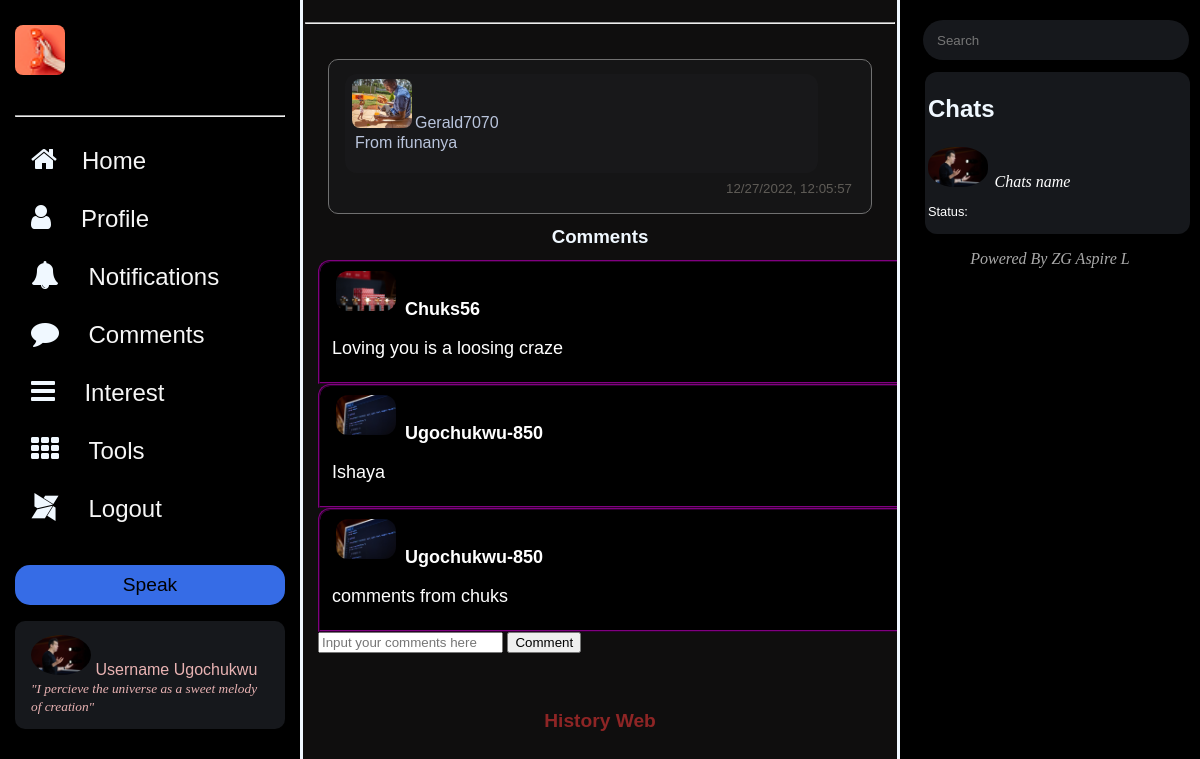
The page /comments/13 (signed in) on the database its author committed.
### tables this page shows
CREATE TABLE posts(user_id INTEGER , post TEXT, image_path TEXT ,time TEXT,  post_id INTEGER PRIMARY KEY AUTOINCREMENT, FOREIGN KEY(user_id) REFERENCES users(id));

CREATE TABLE users(id INTEGER PRIMARY KEY AUTOINCREMENT , name TEXT, username TEXT,nickname TEXT,  hash TEXT, quote TEXT, email TEXT, coverphoto_path TEXT, dp_path TEXT);

CREATE TABLE comments(post_id INTEGER, comment_id INTEGER PRIMARY KEY AUTOINCREMENT, commentors_user_id INTEGER, comment TEXT);

### app.py (the view, shortened to what this page needs)
@app.route("/comments/<post_id>", methods=["GET", "POST"])
@login_required
def comments(post_id):
   data = db.execute("SELECT * FROM posts WHERE post_id = ?", post_id)
   users_id = data[0]["user_id"]
   user_info = db.execute("SELECT * FROM users WHERE id = ?", users_id)
   for value in data:
       value["username"] = user_info[0]["username"]
       value["dp_path"] = user_info[0]["dp_path"]
   comments_user_info =  db.execute("SELECT * FROM users JOIN comments ON comments.commentors_user_id = users.id AND comments.post_id = ?  ORDER BY comments.comment_id DESC", post_id)
   print(comments_user_info)
   print(data[0]["post_id"])
   return render_template("comments.html", data=data, comments=comments_user_info, post_id=data[0]["post_id"])

### app.py (called while the page is built)
@app.after_request
def after_request(response):
    response.headers["Cache-Control"] = "no-cache, no-store, must-revalidate"
    response.headers["Expires"] = 0
    response.headers["Pragma"] = "no-cache"
    return response

### helpers.py (called while the page is built)
def login_required(f):
    @wraps(f)
    def decorated_function(*args, **kwargs):
        if session.get("user_id") is None:
            return redirect("/login")
        return f(*args, **kwargs)
    return decorated_function

### templates/comments.html (shortened to what this page needs)
<!DOCTYPE html>
<html lang="en">
<head>
    <link rel="stylesheet" href="/static/comments.css">
    <link rel="stylesheet" href="https://cdnjs.cloudflare.com/ajax/libs/font-awesome/4.7.0/css/font-awesome.min.css">
</head>
<body>
    <div class="rows">
        <div class="col1">
            <p id="logo"><img src="/static/Note.png" alt="History" style="width: 50px;"></p>
            <hr>
            <ul>
                <li><span><i class="fa fa-home" style="font-size:28px" ;></i></span><a href="/">Home</a></li>
                <li><span><i class="fa fa-user" style="font-size:28px" ;></i></span><a href="/profile"
                        style="margin-left: 30px;">Profile</a></li>
                <li><span><i class="fa fa-bell" style="font-size:28px" ;></i></span> <a
                        href="/notifications">Notifications</a></li>
                <li><span><i class="fa fa-comment " style="font-size:28px;" ></i></span> <a href="#">Comments</a></li>
                <li><span><i class="fa fa-bars" style="font-size:28px" ;></i></span> <a href="/interest">Interest</a>
                </li>
                <li><span><i class="fa fa-th" style="font-size:28px" ;></i></span> <a href="#">Tools</a></li>
                <li><span><i class="fa fa-modx" style="font-size:28px" ;></i></span> <a href="/logout">Logout</a></li>
                <a href="/" style="font-weight:bolder"> <button>Speak</button></a>
            </ul>
            <div id="profile">
                <span id="dp"><a href="#"><img src="/static/cs503.jpg" alt="DP"></a></span>
                <span id="username">Username Ugochukwu </span>
                <br>
                <span id="user-link">"I percieve the universe as a sweet melody of creation"</span>
            </div>
        </div>
        <div class="col2">
            <hr id="card-line">
            {% if data %}
            {% for value in data %}
            {% if value.image_path %}
            <section id="Posts-cards">
                <div class="post-card-name">
                    <span id="dp"><img src="{{value.dp_path}}" alt="DP"><span
                            id="username-post">{{value.username}}</span></span>
                    <p id="post-text">{{value.post}}</p>
                </div>
                <img src="{{value.image_path}}" alt="post-image" id="post-image">
                <p id="time-stamp">{{value.time}}</p>
            </section>
            {% else %}
            <section id="Posts-cards">
                <div class="post-card-name">
                    <span id="dp"><img src="{{value.dp_path}}" alt="DP"><span
                            id="username-post">{{value.username}}</span></span>
                    <p id="post-text">{{value.post}}</p>
                </div>
                <p id="time-stamp">{{value.time}}</p>
            </section>
            {% endif %}
            {% endfor %}
            {% endif %}
            <h3 style="font-weight:bolder; text-align:center; margin:12px; ">Comments</h3>
            {% if comments%}
            {% for comment in comments %}
            <div class="comments">
                <img src="{{comment.dp_path}}" alt="posters dp">
                <strong>{{comment.username}}</strong>
                <br>
                <p>{{comment.comment}}</p>
            </div>
            {% endfor %}
            {%else%}
            <h4 style="text-align:center; color:aqua; font-weight:lighter; font-style:oblique; opacity:0.3;"> Are you the only one who
                knows about this fact !!!!!!! <br> Be the first to shed more light</h4>
            {% endif %}
            <form action="/comments/{{post_id}}" method="post">
                <input type="text" name="comment" placeholder="Input your comments here">
                <input type="submit" value="Comment">
            </form>
            <div class="footer">
                <a href="#">History Web</a>
            </div>
        </div>
        <div class="col3">
            <div id="chat-user">
                <form action="/chat_search" method="post">
                    <input type="text" name="search-chat" placeholder="Search" minlength="2">
                </form>
                <table>
                    <thead>
                        <th>
                            <h2> Chats</h2>
                        </th>
                    </thead>
                    <tr>
                        <td>
                            <a href="/messages">
                                <div class="chat">
                                    <img src="/static/cs503.jpg" alt="Chats_rec img" id="dp">
                                    <span>Chats name</span>
                                    <p style="font-size:.8rem;">Status:</p>
                                </div>
                            </a>
                        </td>
                    </tr>
                </table>
                <p
                    style="display:block; text-align:center; color:darkgray; font-family:'Times New Roman', Times, serif; font-style:italic">
                    Powered By ZG Aspire L
                </p>
            </div>
        </div>
</body>
</html>

### static/comments.css (style rules this page uses)
body { margin:0; background-color: black; color: aliceblue; font-family: 'Gill Sans', 'Gill Sans MT', Calibri, 'Trebuchet MS', sans-serif; }
#profile img { width: 60px; border-radius: 50%; }
#dp { width: 60px; height: auto; border-radius: 40%; }
.rows { height: 100vh; display: grid; grid-template-columns: 25% 50% 25%; grid-template-areas: "bowl content content2"; border-right: 2px #8e2525; }
.col1 { padding: 15px; border: 5px white; border-width: 4px; border-color: #e9b3b3; }
.col2 { padding: 15px; border-top-style: none; border-bottom-style: none; border-left-style: solid; border-right-style:solid ; font: bolder; overflow-x: hidden; background-color: rgb(15, 14, 14); }
.col3 { padding: 15px; overflow-x: scroll; }
.post-card-name { border: #16181C; border-radius: 12px; color: #b9c4dc; font-family: 'Franklin Gothic Medium', 'Arial Narrow', Arial, sans-serif; margin-bottom: 7px; background-color:rgba(28, 29, 31, 0.5); padding: 5px 7px; width: 90%; }
#Posts-cards { margin: 10px; padding: 14px 16px; margin-top: 40px; border: 1px solid #707070; border-radius: 10px; display: block; background-color:rgba(28, 29, 31, 0.5); color: rgb(95, 92, 87) }
#username-post { margin-left: 2px; padding: 1px; }
#user-link { font-stretch: expanded; font-family: 'Times New Roman', Times, serif; font-style: oblique; font: bolder; font-size: smaller; }
#dp { width: 60; height: auto; border-radius: 45%; }
#username { margin-top: -4px; }
#post-text { margin-top: 2px; margin-left: 3px; }
#time-stamp { padding: 1px; margin: 2px; font-size: smaller; text-align: end; }
.footer a { font-size: larger; font-weight: bold; text-decoration: none; color: #8e2525; lighting-color: #e9b3b3; }
.footer { margin: 7px; padding: 50px; text-align: center; }
ul { list-style-type: none; margin-left: -40px; }
#logo { margin-top: 10px; padding-bottom: 20px; }
li a { text-decoration: none; color: #f6f6f6; font-size: 1.5rem; margin-left: 25px; }
li { padding: 12px 16px; border-radius: 10px; margin-top: 4px; }
button { width: 100%; align-self: center; font-size: larger; margin-top: 30px; height: 40px; border: 2px #707070; border-radius: 15px; background-color: rgba(60, 120, 1800, .9); }
#profile { margin-top: auto; padding: 14px 16px; background-color: #16181C; border-radius: 10px; border-color: #707070; color: #e9b3b3; width: auto; height: auto; box-shadow: 2px blue; }
#card-line { margin-left:-13px; margin-right:-13px; margin-top: 7px; margin-bottom: -5px; height: .01px; }
a { cursor: pointer; color: white; text-decoration: none; }
#chat-user span { font:bolder; font-style: oblique; font-family: 'Times New Roman', Times, serif; margin-left: 2px; }
#chat-user input[type=text] { border: #16181C; border-radius: 40px; height: 40px; margin-top: 5px; width: 88%; padding: 0px 14px; margin-left: 8px; margin-bottom: -8px; background-color: #16181C; }
table { background-color: #16181C;; border: rgb(22, 24, 28); border-radius: 12px; width: 98%; margin-top: 20px; margin-bottom: 10px; margin-left: 10px; margin-right: -20px; max-height: 50%; }
th { font-family: Arial, Helvetica, sans-serif; text-align: start; border-bottom: 2px; }
tr { overflow-wrap: break-word; margin-bottom: 2px; margin-left: 14px; padding: 14px 24px; }
img { width: 60px; border: #16181C; border-radius: 8px; }
.comments { border: 2px purple ridge; margin: 0; width: 100%; height: auto; background-color: black; color: white; font-size: large; font-family: 'Franklin Gothic Medium', 'Arial Narrow', Arial, sans-serif; padding: 5px 12px; border-top-left-radius: 12px; }
.comments img { border-radius: 12px; margin: 4px; }

### rows shown on the page
posts: dp_path (picture), username "Gerald7070", post "From ifunanya", time "12/27/2022, 12:05:57"
users: dp_path (picture), username "Chuks56", comment "Loving you is a loosing craze"
users: dp_path (picture), username "Ugochukwu-850", comment "Ishaya", comment "comments from chuks"
